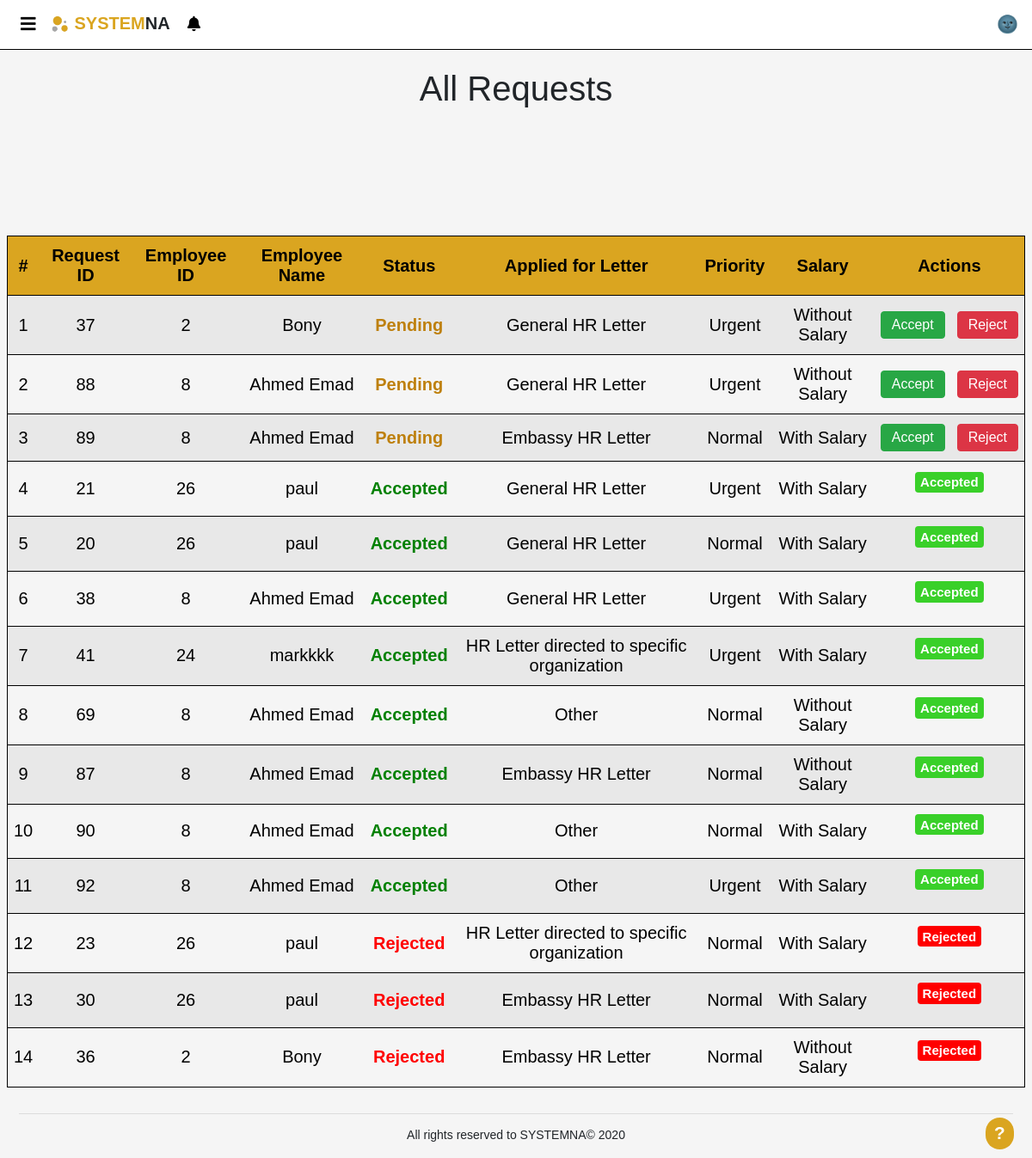
Before: /pages/letterRequests.php (signed in) with the older database file.
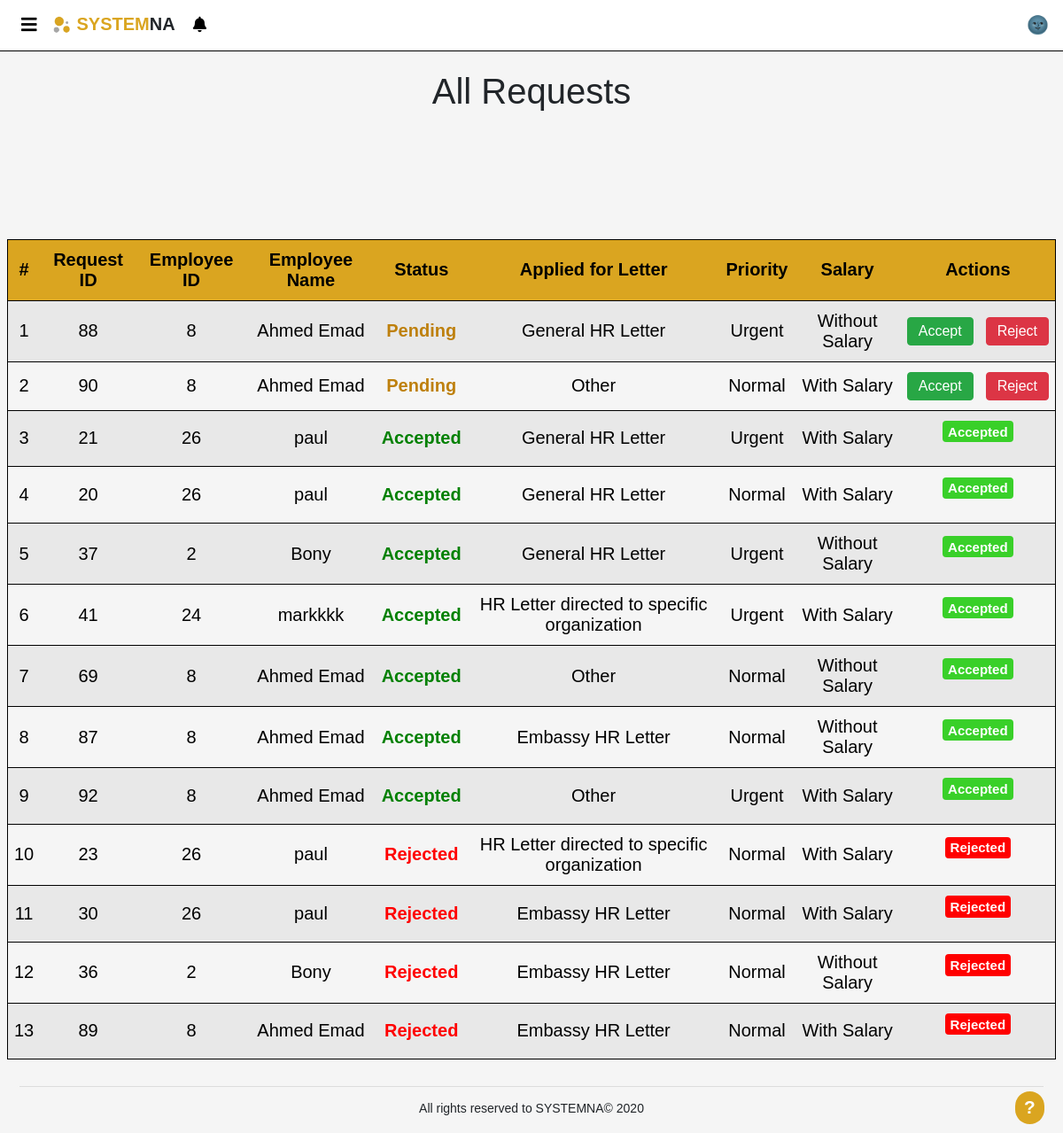
After: the same page with the newer database file.
### tables this page shows
CREATE TABLE `requests` (
  `Request_id` int(50) NOT NULL,
  `emp_id` int(11) NOT NULL,
  `Status` tinyint(1) DEFAULT NULL,
  `priority` tinyint(1) NOT NULL,
  `salary` tinyint(1) NOT NULL,
  `date` timestamp NOT NULL DEFAULT current_timestamp(),
  `additional_info` varchar(200) NOT NULL,
  `type_name` varchar(255) NOT NULL
);

CREATE TABLE `employee` (
  `id` int(11) NOT NULL,
  `fullname` varchar(255) DEFAULT NULL,
  `username` varchar(255) NOT NULL,
  `password` varchar(255) NOT NULL,
  `email` varchar(255) NOT NULL,
  `phone` varchar(255) NOT NULL,
  `ssn` varchar(255) NOT NULL,
  `start_date` date NOT NULL,
  `accepted` tinyint(1) DEFAULT NULL,
  `active` tinyint(1) DEFAULT NULL,
  `privilege` varchar(255) DEFAULT NULL
);

### DB/Database.php (called while the page is built, shortened)
<?php
class Database
{
    private $host = 'localhost';
    private $user = 'root';
    private $pass = '';
    private $dbName = 'hr_system';
    private $dbh;
    private $stmt;
    public function __construct()
    {
        $dsn = "mysql:host=".$this->host.";dbname=".$this->dbName;
        $options = array(
            PDO::ATTR_PERSISTENT => true,
            PDO::ATTR_ERRMODE => PDO::ERRMODE_EXCEPTION
        );
        try
        {
            $this->dbh = new PDO($dsn,$this->user,$this->pass,$options);
        }catch(PDOException $e)
        {
            echo "<br><div style='text-align: center;'>ERROR! Please try again later</div>";
            $_SESSION['error'] = 'error in DB';
            error_log("error in DB page");
            exit;
        }
    }
    public function query($sql)
    {
        $this->stmt = $this->dbh->prepare($sql);
    }
    public function execute()
    {
        return $this->stmt->execute();
    }
    public function getdata()
    {
        $this->execute();
        return $this->stmt->fetchAll(PDO::FETCH_OBJ);
    }
    public function numRows()
    {
        return $this->stmt->rowCount();
    }
}
?>

### pages/letterRequests.php (the view, shortened to what this page needs)
<?php
include "../template/header.php";
?>
<br>
<div style="text-align: center;">
    <h1 style="font-family: sans-serif;">All Requests</h1>
</div>
<br><br>
<table id='Display'>
    <tr id='must'>
        <th>#</th>
        <th>Request ID</th>
        <th>Employee ID</th>
        <th>Employee Name</th>
        <th>Status</th>
        <th>Applied for Letter</th>
        <th>Priority</th>
        <th>Salary</th>
        <th colspan="2">Actions</th>
    </tr>
    <?php
    $sql="  SELECT e.fullname,rt.Name,r.Request_id,r.emp_id,r.type_name,r.Status,r.priority,r.salary,r.additional_info
        FROM requests r ,employee e, requests_types rt
        WHERE e.id=r.emp_id AND r.Type_name=rt.Name AND e.id <> " . $_SESSION['id'] . " ORDER BY r.Status desc, r.date asc, r.priority desc";
    try
    {
        $DB->query($sql);
        $DB->execute();
        $y=0;
        if($DB->numRows()>0)
        {
            for($i=0;$i<$DB->numRows();$i++)
            {
                $x=$DB->getdata();
                $y++;
                $id=$x[$i]->Request_id;
                $emp_id=$x[$i]->emp_id;
                $priority=$x[$i]->priority;
                $salary=$x[$i]->salary;
                $name=$x[$i]->fullname;
                $addinfo=$x[$i]->additional_info;
                $Boolsalray = "Without Salary";
                $BoolPriority = "Urgent";
                if($salary == 1)
                {
                    $Boolsalray ="With Salary";
                }
                else $Boolsalray ="Without Salary";
                if($priority == 1)
                {
                    $BoolPriority ="Urgent";
                }
                else $BoolPriority="Normal";
                echo  "<tr id='$emp_id+$addinfo'  data-toggle='modal'  onclick='showdata(this)'  data-target='#exampleModalLong'>";
                echo "<td>{$y}</td>";
                echo "<td>{$id}</td>";
                echo "<td>$emp_id</td>";
                echo "<td>$name</td>";
                if($x[$i]->Status==1){
                    echo "<td style='color:green; font-weight:bold;'>Accepted</td>";}
                else if($x[$i]->Status==0){
                    echo "<td style='color:red; font-weight:bold;' >Rejected</td>";}
                else{
                    echo "<td style='color:#be800d; font-weight:bold;' >Pending</td>";
                }
                echo "<td >".$x[$i]->type_name.'</td>';
                echo "<td>{$BoolPriority}</td>";
                echo "<td>{$Boolsalray}</td>";
                if($x[$i]->Status==1){
    ?>
    <td colspan="2"><p class="badge badge-primary text-wrap" style=" background-color:#39d029;">Accepted</p></td>
    <?php } else if ($x[$i]->Status==0){ ?>
    <td colspan="2"><p class="badge badge-primary text-wrap" style=" background-color:red;">Rejected</p></td>
    <?php } else   { ?>
    <td><a href="../operations/letter_request.php?id=<?php echo $id; ?>&status=1&userid=<?php echo $emp_id; ?>&name=<?php echo$x[$i]->type_name;?>" style="color:white" class="btn btn-success">Accept</a></td>
    <td><a href="../operations/letter_request.php?id=<?php echo $id; ?>&status=0&userid=<?php echo $emp_id; ?>" style="color:white" class="btn btn-danger">Reject</a></td>
    <?php
                    echo "</tr>";
                   }
            }
        }
        else {
            echo"<tr><td colspan=8>You have no requests for now ! </td></tr>";
        }
    }
    catch(Exception $e)
    {
        $_SESSION['error'] = 'error in sql';
        error_log("Error while using page letter Requests");
        echo "<br><div class='alert alert-danger' style='text-align: center;'>ERROR! Please try again later</div>";
    }
    ?>
</table>
<?php include "../template/footer.php"; ?>

### template/header.php (shortened to what this page needs)
<?php
include('../DB/Database.php');
$DB = new Database();
?>
<!DOCTYPE html>
<html>
    <head>
        <link rel="stylesheet" href="../css/bootstrap.min.css">
        <link rel="stylesheet" href="../css/style.css">
        <link rel="stylesheet" href="../css/all.min.css">
        <link rel="stylesheet" href="../css/popup.css">
    </head>
    <body>
        <div class="container-custom">
            <header class="header">
                <div class="navbar-toggle">
                    <i class="fas fa-bars"></i>
                </div>
                <img src="../template/logo.png" alt="SYSTEMNA Logo" style="width: 25px; height: 25px;">
                <a style="text-decoration: none;" href="<?php echo $_SESSION['type']=='admin' ? 'index.php' : '../pages/MakeLetter.php'  ?>"><div class="logo-name"><strong style="color: #DAA520">System</strong><strong style="color: #212529" id="na">na</strong></div></a>
                <span id="noti_Container" style="padding-left: 1em;">
                    <a id="noti_Button">
                        <i class='fas fa fa-bell  fa-sm icon-button'></i>
                    </a>
                </span>
                <div class="right" id="themeToggle" style="cursor:pointer;"><span id="themeToggleBtn">🌚</span></div>
            </header>
            <div class="mainPage">
                <div class="content">

### template/footer.php (shortened to what this page needs)
				<div id="footer"><hr><center>All rights reserved to SYSTEMNA© 2020</center></div>
				</div>
            </div>
        </div>
        <?php include "../template/help.php";
        ?>
    </body>
</html>

### template/help.php (shortened to what this page needs)
<div class="popup" onmouseenter="fadingIn()" onmouseleave="fadingOut()" onclick="window.location.replace('faq.php')">
    <p style="margin: 0;">?</p>
</div>

### css/style.css (style rules this page uses)
* { margin: 0px; font-family: sans-serif; }
.container-custom { display: flex; flex-direction: column; font-size: 20px; height: 100vh; width: 100%; }
.header { display: flex; border: 1px solid black; border-top: 0; border-right: 0; border-left: 0; background-color: white; padding: 16px; font-family: sans-serif; color: black; }
.navbar-toggle { cursor: pointer; margin-left: 8px; margin-right: 15px; }
.logo-name { margin-left: 5px; text-transform: uppercase; }
.right { margin-left: auto; }
.mainPage { display: flex; flex-grow: 1; overflow: hidden; }
.content { flex: 1; padding: 0rem 0.5rem 0.5rem 0.5rem; background-color: #f5f5f5; overflow: auto; overflow-x: hidden; }
#footer { display: inline-block; font-size: 0.7em; width: 100%; padding: 1em; z-index: 1; float: none; }
td, th { text-align: center; padding: 11px 7px; }
#Display tr, #tblRequests tr { color: black; border: 1px solid black; }
#Display tr:nth-child(1), #tblRequests tr:nth-child(1) { background: #DAA520; color: black; }
#Display tr:nth-child(even), #tblRequests tr:nth-child(even) { background: #e8e8e8; color: black; }
#Display, #tblRequests { margin-top: 7vh; border-collapse: collapse; border: 1px solid black; width: 100%; text-align: center; position: relative; display: table; }

### css/popup.css (style rules this page uses)
.popup-notification .popup-close:hover , { color:gold; }

### template/help.php (style rules this page uses)
.popup { font-family: 'Mukta', sans-serif; font-size: 1.3rem; font-weight: 700; text-align: center; text-transform: uppercase; position: fixed; float: none; display: inline-block; cursor: pointer; background: #DAA520; right: 1em; bottom: 0.5em; z-index: 1; border: 0; margin: 0 !important; border-radius: 2rem; color: #fff; padding: 0.3em 0.5em 0.3em 0.5em; }
* { line-height: normal !important; }

Changed rows visible on the page:
removed requests: Request_id "38", emp "8", emp.fullname "Ahmed Emad", Status "Accepted", type_name "General HR Letter", priority "Urgent", salary "With Salary"
changed requests id 88: additional_info "0" → empty (drawn)
changed requests id 90: Status "Accepted Accepted" → "Pending Accept Reject"; moves up the list
changed requests id 37: Status "Pending Accept Reject" → "Accepted Accepted"; moves down the list
changed requests id 89: Status "Pending Accept Reject" → "Rejected Rejected"; moves down the list
